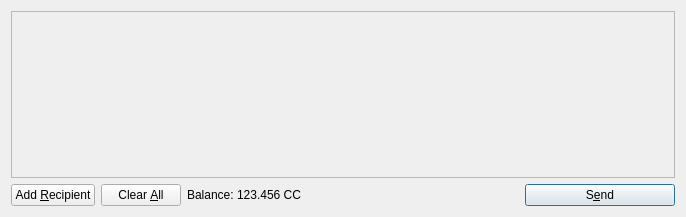
<?xml version="1.0" encoding="UTF-8"?>
<ui version="4.0">
 <class>SendCoinsDialog</class>
 <widget class="QDialog" name="SendCoinsDialog">
  <property name="geometry">
   <rect>
    <x>0</x>
    <y>0</y>
    <width>686</width>
    <height>217</height>
   </rect>
  </property>
  <property name="windowTitle">
   <string>Send Coins</string>
  </property>
  <layout class="QVBoxLayout" name="verticalLayout">
   <item>
    <widget class="QScrollArea" name="scrollArea">
     <property name="widgetResizable">
      <bool>true</bool>
     </property>
     <widget class="QWidget" name="scrollAreaWidgetContents">
      <property name="geometry">
       <rect>
        <x>0</x>
        <y>0</y>
        <width>666</width>
        <height>165</height>
       </rect>
      </property>
      <layout class="QVBoxLayout" name="verticalLayout_2">
       <property name="margin">
        <number>0</number>
       </property>
       <item>
        <layout class="QVBoxLayout" name="entries">
         <property name="spacing">
          <number>6</number>
         </property>
        </layout>
       </item>
       <item>
        <spacer name="verticalSpacer">
         <property name="orientation">
          <enum>Qt::Vertical</enum>
         </property>
         <property name="sizeHint" stdset="0">
          <size>
           <width>20</width>
           <height>40</height>
          </size>
         </property>
        </spacer>
       </item>
      </layout>
     </widget>
    </widget>
   </item>
   <item>
    <layout class="QHBoxLayout" name="horizontalLayout">
     <item>
      <widget class="QPushButton" name="addButton">
       <property name="toolTip">
        <string>Send to multiple recipients at once</string>
       </property>
       <property name="text">
        <string>Add &amp;Recipient</string>
       </property>
       <property name="icon">
        <iconset resource="../bitcoin.qrc">
         <normaloff>:/icons/add</normaloff>:/icons/add</iconset>
       </property>
       <property name="autoDefault">
        <bool>false</bool>
       </property>
      </widget>
     </item>
     <item>
      <widget class="QPushButton" name="clearButton">
       <property name="sizePolicy">
        <sizepolicy hsizetype="Minimum" vsizetype="Fixed">
         <horstretch>0</horstretch>
         <verstretch>0</verstretch>
        </sizepolicy>
       </property>
       <property name="toolTip">
        <string>Remove all transaction fields</string>
       </property>
       <property name="text">
        <string>Clear &amp;All</string>
       </property>
       <property name="icon">
        <iconset resource="../bitcoin.qrc">
         <normaloff>:/icons/remove</normaloff>:/icons/remove</iconset>
       </property>
       <property name="autoRepeatDelay">
        <number>300</number>
       </property>
       <property name="autoDefault">
        <bool>false</bool>
       </property>
      </widget>
     </item>
     <item>
      <layout class="QHBoxLayout" name="horizontalLayout_2">
       <property name="spacing">
        <number>3</number>
       </property>
       <item>
        <widget class="QLabel" name="label">
         <property name="text">
          <string>Balance:</string>
         </property>
        </widget>
       </item>
       <item>
        <widget class="QLabel" name="labelBalance">
         <property name="cursor">
          <cursorShape>IBeamCursor</cursorShape>
         </property>
         <property name="text">
          <string>123.456 CC</string>
         </property>
         <property name="textInteractionFlags">
          <set>Qt::LinksAccessibleByMouse|Qt::TextSelectableByKeyboard|Qt::TextSelectableByMouse</set>
         </property>
        </widget>
       </item>
      </layout>
     </item>
     <item>
      <spacer name="horizontalSpacer">
       <property name="orientation">
        <enum>Qt::Horizontal</enum>
       </property>
       <property name="sizeHint" stdset="0">
        <size>
         <width>40</width>
         <height>20</height>
        </size>
       </property>
      </spacer>
     </item>
     <item>
      <widget class="QPushButton" name="sendButton">
       <property name="minimumSize">
        <size>
         <width>150</width>
         <height>0</height>
        </size>
       </property>
       <property name="toolTip">
        <string>Confirm the send action</string>
       </property>
       <property name="text">
        <string>S&amp;end</string>
       </property>
       <property name="icon">
        <iconset resource="../bitcoin.qrc">
         <normaloff>:/icons/send</normaloff>:/icons/send</iconset>
       </property>
       <property name="default">
        <bool>true</bool>
       </property>
      </widget>
     </item>
    </layout>
   </item>
  </layout>
 </widget>
 <resources>
  <include location="../bitcoin.qrc"/>
 </resources>
 <connections/>
</ui>
